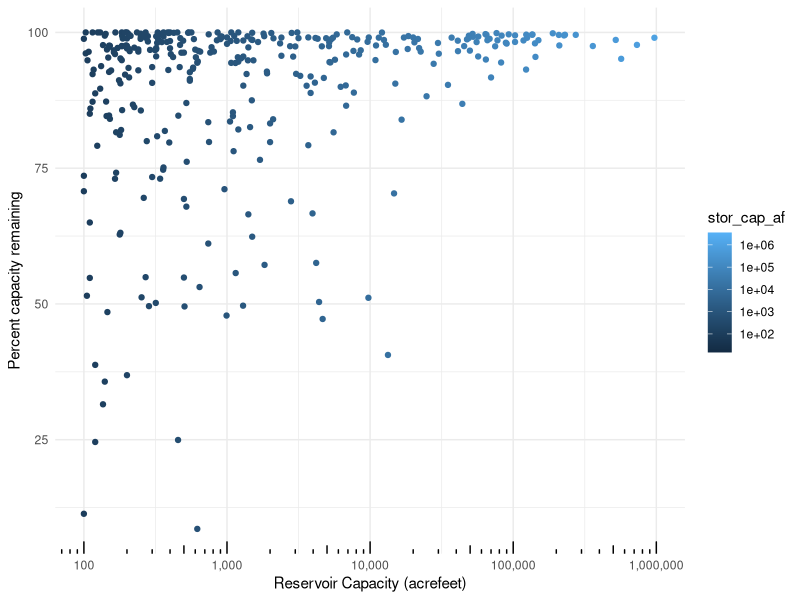

The R source for this figure:
library(tidyverse)
library(here)
library(scales)

res_sed <- read_csv(here("244-shinyapp","Minear_and_Kondolf_est_res_sed_modified_AH.csv")) %>% 
  rename('percent_remaining' = "%  capacity remaining") %>% 
  rename('stor_cap_2020' = "2020") %>% 
  mutate(year = as.numeric(year)) %>% 
  mutate(stor_cap_af= stor_cap_m3*0.000810714) %>% 
  mutate(stor_cap_2020= stor_cap_2020*0.000810714) %>% 
  dplyr::select(dam_name, drainage_sqkm, year, stor_cap_af, stor_cap_2020, percent_remaining)

# test

ggplot(data = res_sed, aes(x = stor_cap_af, y = percent_remaining)) +
  geom_point(aes(color = stor_cap_af))+
  scale_x_continuous(trans = "log10", limits = c(1e2,1e6), label = comma_format(accuracy = 1))+
  scale_color_gradient(trans = "log10")+
  labs( x = "Reservoir Capacity (acrefeet)",
        y = "Percent capacity remaining") +
  theme_minimal()+
  annotation_logticks(sides = "b")
